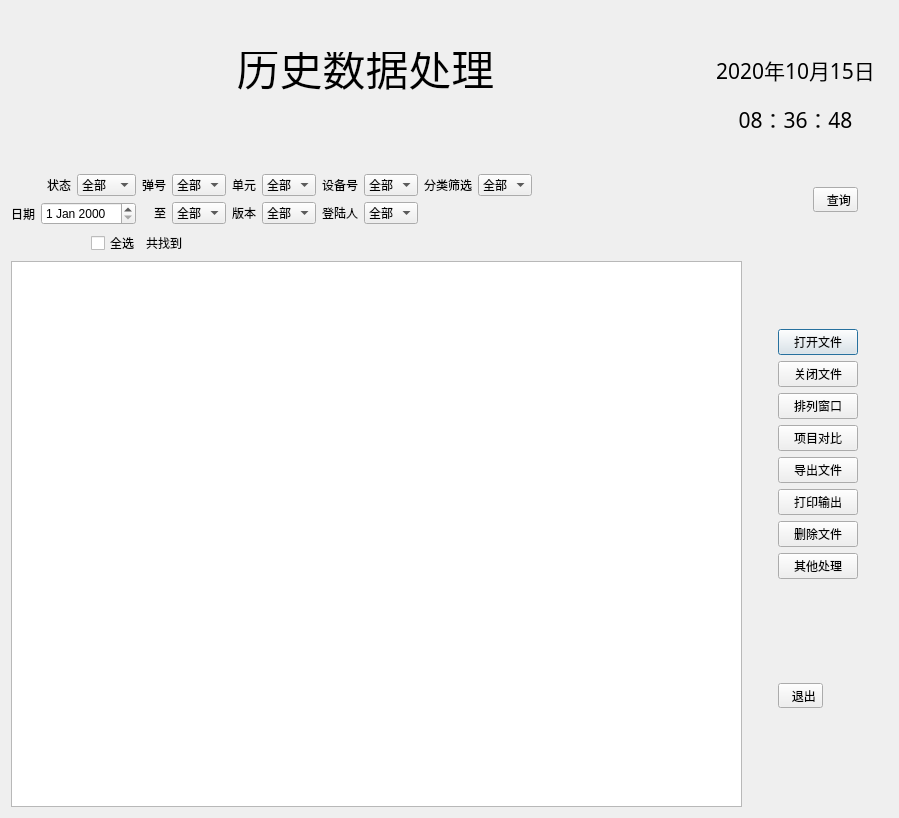
<?xml version="1.0" encoding="UTF-8"?>
<ui version="4.0">
 <class>HistoryDlg</class>
 <widget class="QDialog" name="HistoryDlg">
  <property name="geometry">
   <rect>
    <x>0</x>
    <y>0</y>
    <width>899</width>
    <height>818</height>
   </rect>
  </property>
  <property name="windowTitle">
   <string>HistoryDlg</string>
  </property>
  <property name="styleSheet">
   <string notr="true"/>
  </property>
  <layout class="QVBoxLayout" name="verticalLayout_9">
   <item>
    <widget class="QWidget" name="widget" native="true">
     <layout class="QHBoxLayout" name="horizontalLayout_13">
      <item>
       <spacer name="horizontalSpacer_2">
        <property name="orientation">
         <enum>Qt::Horizontal</enum>
        </property>
        <property name="sizeHint" stdset="0">
         <size>
          <width>40</width>
          <height>20</height>
         </size>
        </property>
       </spacer>
      </item>
      <item>
       <widget class="QLabel" name="label_3">
        <property name="minimumSize">
         <size>
          <width>683</width>
          <height>135</height>
         </size>
        </property>
        <property name="maximumSize">
         <size>
          <width>683</width>
          <height>135</height>
         </size>
        </property>
        <property name="layoutDirection">
         <enum>Qt::LeftToRight</enum>
        </property>
        <property name="styleSheet">
         <string notr="true">border-image: url(:/MultiControlSys/res/title.png);
font: 35pt &quot;微软雅黑&quot;;</string>
        </property>
        <property name="text">
         <string>&lt;html&gt;&lt;head/&gt;&lt;body&gt;&lt;p&gt;&lt;span style=&quot; font-size:48pt; vertical-align:super;&quot;&gt;历史数据处理&lt;/span&gt;&lt;/p&gt;&lt;/body&gt;&lt;/html&gt;</string>
        </property>
        <property name="alignment">
         <set>Qt::AlignCenter</set>
        </property>
       </widget>
      </item>
      <item>
       <spacer name="horizontalSpacer_3">
        <property name="orientation">
         <enum>Qt::Horizontal</enum>
        </property>
        <property name="sizeHint" stdset="0">
         <size>
          <width>40</width>
          <height>20</height>
         </size>
        </property>
       </spacer>
      </item>
      <item>
       <layout class="QVBoxLayout" name="verticalLayout_10">
        <property name="topMargin">
         <number>20</number>
        </property>
        <item>
         <widget class="QLabel" name="lable_date">
          <property name="font">
           <font>
            <family>楷体</family>
            <pointsize>16</pointsize>
            <weight>50</weight>
            <italic>false</italic>
            <bold>false</bold>
           </font>
          </property>
          <property name="styleSheet">
           <string notr="true">font: 16pt &quot;楷体&quot;;</string>
          </property>
          <property name="text">
           <string>2020年10月15日</string>
          </property>
          <property name="alignment">
           <set>Qt::AlignCenter</set>
          </property>
         </widget>
        </item>
        <item>
         <widget class="QLabel" name="lable_time">
          <property name="font">
           <font>
            <family>楷体</family>
            <pointsize>16</pointsize>
            <weight>50</weight>
            <italic>false</italic>
            <bold>false</bold>
           </font>
          </property>
          <property name="styleSheet">
           <string notr="true">font: 16pt &quot;楷体&quot;;</string>
          </property>
          <property name="text">
           <string>08：36：48</string>
          </property>
          <property name="alignment">
           <set>Qt::AlignHCenter|Qt::AlignTop</set>
          </property>
         </widget>
        </item>
       </layout>
      </item>
      <item>
       <spacer name="horizontalSpacer_4">
        <property name="orientation">
         <enum>Qt::Horizontal</enum>
        </property>
        <property name="sizeHint" stdset="0">
         <size>
          <width>40</width>
          <height>20</height>
         </size>
        </property>
       </spacer>
      </item>
     </layout>
    </widget>
   </item>
   <item>
    <layout class="QHBoxLayout" name="horizontalLayout_8">
     <property name="rightMargin">
      <number>30</number>
     </property>
     <item>
      <layout class="QVBoxLayout" name="verticalLayout">
       <item>
        <layout class="QHBoxLayout" name="horizontalLayout">
         <item>
          <widget class="QLabel" name="label">
           <property name="text">
            <string>状态</string>
           </property>
           <property name="alignment">
            <set>Qt::AlignRight|Qt::AlignTrailing|Qt::AlignVCenter</set>
           </property>
          </widget>
         </item>
         <item>
          <widget class="QComboBox" name="comboBox">
           <item>
            <property name="text">
             <string>全部</string>
            </property>
           </item>
          </widget>
         </item>
        </layout>
       </item>
       <item>
        <layout class="QHBoxLayout" name="horizontalLayout_9">
         <item>
          <widget class="QLabel" name="label_7">
           <property name="text">
            <string>日期</string>
           </property>
           <property name="alignment">
            <set>Qt::AlignRight|Qt::AlignTrailing|Qt::AlignVCenter</set>
           </property>
          </widget>
         </item>
         <item>
          <widget class="QDateEdit" name="dateEdit">
           <property name="styleSheet">
            <string notr="true"/>
           </property>
          </widget>
         </item>
        </layout>
       </item>
      </layout>
     </item>
     <item>
      <layout class="QVBoxLayout" name="verticalLayout_2">
       <item>
        <layout class="QHBoxLayout" name="horizontalLayout_3">
         <item>
          <widget class="QLabel" name="label_2">
           <property name="text">
            <string>弹号</string>
           </property>
           <property name="alignment">
            <set>Qt::AlignRight|Qt::AlignTrailing|Qt::AlignVCenter</set>
           </property>
          </widget>
         </item>
         <item>
          <widget class="QComboBox" name="comboBox_2">
           <property name="duplicatesEnabled">
            <bool>false</bool>
           </property>
           <property name="frame">
            <bool>true</bool>
           </property>
           <item>
            <property name="text">
             <string>全部</string>
            </property>
           </item>
          </widget>
         </item>
        </layout>
       </item>
       <item>
        <layout class="QHBoxLayout" name="horizontalLayout_10">
         <item>
          <widget class="QLabel" name="label_8">
           <property name="text">
            <string>   至</string>
           </property>
           <property name="alignment">
            <set>Qt::AlignRight|Qt::AlignTrailing|Qt::AlignVCenter</set>
           </property>
          </widget>
         </item>
         <item>
          <widget class="QComboBox" name="comboBox_7">
           <item>
            <property name="text">
             <string>全部</string>
            </property>
           </item>
          </widget>
         </item>
        </layout>
       </item>
      </layout>
     </item>
     <item>
      <layout class="QVBoxLayout" name="verticalLayout_3">
       <item>
        <layout class="QHBoxLayout" name="horizontalLayout_4">
         <item>
          <widget class="QLabel" name="label_4">
           <property name="text">
            <string>单元</string>
           </property>
           <property name="alignment">
            <set>Qt::AlignRight|Qt::AlignTrailing|Qt::AlignVCenter</set>
           </property>
          </widget>
         </item>
         <item>
          <widget class="QComboBox" name="comboBox_4">
           <item>
            <property name="text">
             <string>全部</string>
            </property>
           </item>
          </widget>
         </item>
        </layout>
       </item>
       <item>
        <layout class="QHBoxLayout" name="horizontalLayout_11">
         <item>
          <widget class="QLabel" name="label_9">
           <property name="text">
            <string>版本</string>
           </property>
           <property name="alignment">
            <set>Qt::AlignRight|Qt::AlignTrailing|Qt::AlignVCenter</set>
           </property>
          </widget>
         </item>
         <item>
          <widget class="QComboBox" name="comboBox_8">
           <item>
            <property name="text">
             <string>全部</string>
            </property>
           </item>
          </widget>
         </item>
        </layout>
       </item>
      </layout>
     </item>
     <item>
      <layout class="QVBoxLayout" name="verticalLayout_4">
       <item>
        <layout class="QHBoxLayout" name="horizontalLayout_12">
         <item>
          <widget class="QLabel" name="label_10">
           <property name="text">
            <string>设备号</string>
           </property>
           <property name="alignment">
            <set>Qt::AlignRight|Qt::AlignTrailing|Qt::AlignVCenter</set>
           </property>
          </widget>
         </item>
         <item>
          <widget class="QComboBox" name="comboBox_9">
           <item>
            <property name="text">
             <string>全部</string>
            </property>
           </item>
          </widget>
         </item>
        </layout>
       </item>
       <item>
        <layout class="QHBoxLayout" name="horizontalLayout_6">
         <item>
          <widget class="QLabel" name="label_6">
           <property name="text">
            <string>登陆人</string>
           </property>
           <property name="alignment">
            <set>Qt::AlignRight|Qt::AlignTrailing|Qt::AlignVCenter</set>
           </property>
          </widget>
         </item>
         <item>
          <widget class="QComboBox" name="comboBox_3">
           <item>
            <property name="text">
             <string>全部</string>
            </property>
           </item>
          </widget>
         </item>
        </layout>
       </item>
      </layout>
     </item>
     <item>
      <layout class="QVBoxLayout" name="verticalLayout_5">
       <item>
        <layout class="QHBoxLayout" name="horizontalLayout_5">
         <item>
          <widget class="QLabel" name="label_5">
           <property name="text">
            <string>分类筛选</string>
           </property>
           <property name="alignment">
            <set>Qt::AlignRight|Qt::AlignTrailing|Qt::AlignVCenter</set>
           </property>
          </widget>
         </item>
         <item>
          <widget class="QComboBox" name="comboBox_5">
           <item>
            <property name="text">
             <string>全部</string>
            </property>
           </item>
          </widget>
         </item>
        </layout>
       </item>
       <item>
        <layout class="QHBoxLayout" name="horizontalLayout_7">
         <item>
          <widget class="QLabel" name="label_11">
           <property name="text">
            <string/>
           </property>
          </widget>
         </item>
        </layout>
       </item>
      </layout>
     </item>
     <item>
      <spacer name="horizontalSpacer_5">
       <property name="orientation">
        <enum>Qt::Horizontal</enum>
       </property>
       <property name="sizeHint" stdset="0">
        <size>
         <width>40</width>
         <height>20</height>
        </size>
       </property>
      </spacer>
     </item>
     <item>
      <widget class="QToolButton" name="query">
       <property name="styleSheet">
        <string notr="true"/>
       </property>
       <property name="text">
        <string>  查询</string>
       </property>
       <property name="icon">
        <iconset resource="MultiControlSys.qrc">
         <normaloff>:/MultiControlSys/res/query.png</normaloff>:/MultiControlSys/res/query.png</iconset>
       </property>
       <property name="iconSize">
        <size>
         <width>64</width>
         <height>66</height>
        </size>
       </property>
       <property name="toolButtonStyle">
        <enum>Qt::ToolButtonTextBesideIcon</enum>
       </property>
      </widget>
     </item>
    </layout>
   </item>
   <item>
    <layout class="QHBoxLayout" name="horizontalLayout_2">
     <item>
      <layout class="QVBoxLayout" name="verticalLayout_8">
       <item>
        <layout class="QHBoxLayout" name="horizontalLayout_14">
         <property name="leftMargin">
          <number>80</number>
         </property>
         <item>
          <widget class="QCheckBox" name="checkBox">
           <property name="text">
            <string>全选</string>
           </property>
          </widget>
         </item>
         <item>
          <widget class="QLabel" name="label_12">
           <property name="text">
            <string>共找到</string>
           </property>
          </widget>
         </item>
         <item>
          <spacer name="horizontalSpacer">
           <property name="orientation">
            <enum>Qt::Horizontal</enum>
           </property>
           <property name="sizeHint" stdset="0">
            <size>
             <width>40</width>
             <height>20</height>
            </size>
           </property>
          </spacer>
         </item>
        </layout>
       </item>
       <item>
        <widget class="QListWidget" name="listWidget"/>
       </item>
      </layout>
     </item>
     <item>
      <layout class="QVBoxLayout" name="verticalLayout_7">
       <property name="leftMargin">
        <number>30</number>
       </property>
       <property name="rightMargin">
        <number>30</number>
       </property>
       <item>
        <layout class="QVBoxLayout" name="verticalLayout_6">
         <item>
          <widget class="QPushButton" name="btn_open">
           <property name="sizePolicy">
            <sizepolicy hsizetype="Minimum" vsizetype="Fixed">
             <horstretch>0</horstretch>
             <verstretch>0</verstretch>
            </sizepolicy>
           </property>
           <property name="text">
            <string>打开文件</string>
           </property>
          </widget>
         </item>
         <item>
          <widget class="QPushButton" name="btn_close">
           <property name="text">
            <string>关闭文件</string>
           </property>
          </widget>
         </item>
         <item>
          <widget class="QPushButton" name="btn_pailie">
           <property name="text">
            <string>排列窗口</string>
           </property>
          </widget>
         </item>
         <item>
          <widget class="QPushButton" name="btn_compare">
           <property name="text">
            <string>项目对比</string>
           </property>
          </widget>
         </item>
         <item>
          <widget class="QPushButton" name="btn_export">
           <property name="text">
            <string>导出文件</string>
           </property>
          </widget>
         </item>
         <item>
          <widget class="QPushButton" name="btn_printf">
           <property name="text">
            <string>打印输出</string>
           </property>
          </widget>
         </item>
         <item>
          <widget class="QPushButton" name="btn_del">
           <property name="text">
            <string>删除文件</string>
           </property>
          </widget>
         </item>
         <item>
          <widget class="QPushButton" name="btn_other">
           <property name="text">
            <string>其他处理</string>
           </property>
          </widget>
         </item>
        </layout>
       </item>
       <item>
        <widget class="QToolButton" name="quit">
         <property name="styleSheet">
          <string notr="true"/>
         </property>
         <property name="text">
          <string>  退出</string>
         </property>
         <property name="icon">
          <iconset resource="MultiControlSys.qrc">
           <normaloff>:/MultiControlSys/res/exit.png</normaloff>:/MultiControlSys/res/exit.png</iconset>
         </property>
         <property name="iconSize">
          <size>
           <width>64</width>
           <height>66</height>
          </size>
         </property>
         <property name="toolButtonStyle">
          <enum>Qt::ToolButtonTextBesideIcon</enum>
         </property>
        </widget>
       </item>
      </layout>
     </item>
    </layout>
   </item>
  </layout>
 </widget>
 <layoutdefault spacing="6" margin="11"/>
 <resources>
  <include location="MultiControlSys.qrc"/>
 </resources>
 <connections/>
</ui>
